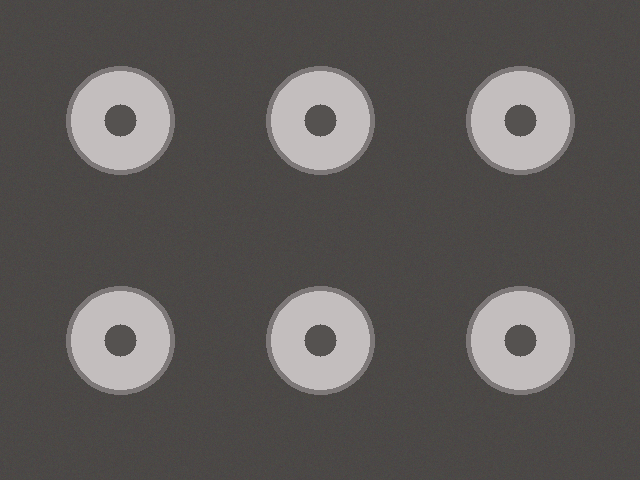
#> input picture module4_machineVision_cv-industrial-workshop/images/industrial/tray_reference.png, 640 x 480 px, found by its file name; its folder holds 5 pictures in this run; the run also reads 1 picture not shown here
$ jupyter execute --allow-errors 06_industrial_tasks.ipynb   (older library calls are emulated)
#> lines starting #> are read from the running program, lines starting #| are printed output that depends on the picture; after the words box and inside, x2 and y2 are one past the last pixel; in counts of white or black regions, pixels touching at a corner belong together
### module4_machineVision_cv-industrial-workshop/scripts/vision_camera.py
"""
vision_camera.py : แหล่งภาพที่ใช้ร่วมกันทุก Workshop
  file   = ภาพจากไฟล์
  emu    = กล้อง Basler จำลอง (ไม่ต้องมีกล้องจริง)
  basler = กล้อง Basler จริง (GigE / USB)
  webcam = webcam สำรอง

ทุกแหล่งมีคำสั่งเหมือนกัน:  frame = src.read()   และ   src.close()
frame ที่ได้เป็นภาพสี BGR (numpy array) ส่งเข้า OpenCV ได้ทันที
"""
import os

# เปิดกล้องจำลองไว้เสมอ (ไม่กระทบกล้องจริง) จึงสลับ emu กับ basler ได้โดยไม่ต้อง Restart
os.environ.setdefault('PYLON_CAMEMU', '1')

import cv2
import numpy as np

# โฟลเดอร์ images/ ของ repo (ใช้ได้ไม่ว่าจะรันจากโฟลเดอร์ไหน)
IMG_DIR = os.path.join(os.path.dirname(os.path.abspath(__file__)), "..", "images")


def img_path(name):
    """คืน path เต็มของไฟล์ภาพตัวอย่างใน images/"""
    return name if os.path.exists(name) else os.path.join(IMG_DIR, name)


# [45 lines left out: functions imread_url, set_param, pick_device, not called in this run]

class FileSource:
    # [4 lines left out: function __init__, not called in this run]

    def read(self):
        return self.img.copy()

    def close(self):
        pass


class WebcamSource:
    # [7 lines left out: function __init__, not called in this run]

    def read(self):
        ok, frame = self.cap.read()
        return frame if ok else None

    def close(self):
        self.cap.release()


class BaslerSource:
    # [58 lines left out: functions __init__, read, not called in this run]

    def close(self):
        self.cam.StopGrabbing()
        self.cam.Close()


# [24 lines left out: functions add_source_args, open_source, fit_to_screen, not called in this run]


def use_thai_font():
    """ตั้งฟอนต์ไทยให้ matplotlib ทั้ง notebook (ทั้ง show() และกราฟที่วาดเอง)
    เลือกเฉพาะฟอนต์ที่มีในเครื่องจริง: Windows = Tahoma / Leelawadee UI, Mac = Thonburi / Tahoma"""
    import logging
    import warnings
    try:
        import matplotlib.pyplot as plt
        from matplotlib import font_manager
    except ImportError:
        return
    have = {f.name for f in font_manager.fontManager.ttflist}
    thai = [f for f in ("Tahoma", "Thonburi", "Leelawadee UI", "Noto Sans Thai",
                        "Sarabun", "Loma") if f in have]
    plt.rcParams["font.family"] = thai + ["DejaVu Sans"]
    logging.getLogger("matplotlib.font_manager").setLevel(logging.ERROR)
    warnings.filterwarnings("ignore", message="Glyph .* missing from font")


use_thai_font()   # เรียกทันทีที่ import vision_camera


def show(*imgs, titles=None, size=6):
    """แสดงภาพใน Jupyter Notebook (แปลง BGR เป็น RGB ให้อัตโนมัติ)"""
    import logging
    import warnings
    import matplotlib.pyplot as plt
    # ฟอนต์ที่มีภาษาไทย: Windows = Tahoma / Leelawadee UI, Mac = Thonburi
    # เลือกเฉพาะฟอนต์ไทยที่มีในเครื่องนี้จริง จึงไม่มีข้อความ findfont ... not found
    from matplotlib import font_manager
    have = {f.name for f in font_manager.fontManager.ttflist}
    thai = [f for f in ("Tahoma", "Leelawadee UI", "Thonburi", "Noto Sans Thai") if f in have]
    plt.rcParams["font.family"] = thai + ["DejaVu Sans"]
    warnings.filterwarnings("ignore", message="Glyph")
    warnings.filterwarnings("ignore", message="findfont")
    logging.getLogger("matplotlib.font_manager").setLevel(logging.ERROR)  # findfont มาทาง logging ไม่ใช่ warnings
    n = len(imgs)
    fig, axes = plt.subplots(1, n, figsize=(size * n, size * 0.75))
    axes = [axes] if n == 1 else axes
    for i, (ax, im) in enumerate(zip(axes, imgs)):
        if im.ndim == 2:
            ax.imshow(im, cmap="gray", vmin=0, vmax=255)
        else:
            ax.imshow(cv2.cvtColor(im, cv2.COLOR_BGR2RGB))
        if titles:
            ax.set_title(titles[i])
        ax.axis("off")
    plt.tight_layout()
    plt.show()


# [23 lines left out: function grab_one, not called in this run]


def put_label(img, text, org=(10, 30), scale=0.8, color=(0, 255, 255)):
    cv2.putText(img, text, org, cv2.FONT_HERSHEY_SIMPLEX, scale, (0, 0, 0), 4)
    cv2.putText(img, text, org, cv2.FONT_HERSHEY_SIMPLEX, scale, color, 2)


# ---------------------------------------------------------------
# สำหรับ Notebook 02b: เล่นกับกล้องจำลอง
# ---------------------------------------------------------------
# [28 lines left out: function grab_emu, not called in this run]


class EmuLine:
    """สายการผลิตจำลอง: กล้องจำลองส่งภาพจากโฟลเดอร์ทีละภาพ ทุกครั้งที่สั่ง Trigger
    ใช้แบบ:  line = EmuLine("line")  ->  frame = line.trigger()  ->  line.close()"""

    # [27 lines left out: functions __init__, trigger, not called in this run]

    def close(self):
        self.cam.StopGrabbing()
        self.cam.Close()


# [17 lines left out: function simulate_real, not called in this run]


class SimpleHOG:
    # HOG แบบเขียนเอง ใช้แทน cv2.HOGDescriptor ที่ไม่มีใน OpenCV 5  (ภาพ 64x48, cell 8, block 2x2, 9 ทิศ)
    def __init__(self, cell=8, bins=9):
        self.cell, self.bins = cell, bins

    # [32 lines left out: functions compute, make_hog, not called in this run]

### module4_machineVision_cv-industrial-workshop/notebooks/06_industrial_tasks.ipynb
# งานตรวจในโรงงาน 4 แบบ ที่ไม่ได้ดูแค่สี
Workshop ก่อนหน้าแยกวัตถุด้วย**สี** ซึ่งใช้ได้กับงานบางส่วนเท่านั้น งานจริงส่วนใหญ่เป็นแบบนี้:

| งาน | เทคนิค | ใช้กับ |
|---|---|---|
| 1. ตรวจสิ่งแปลกปลอม / ชิ้นหาย | เทียบกับภาพอ้างอิง (Reference) | ถาดบรรจุ, แผงวงจร, ชิ้นงานในจิ๊ก |
| 2. ตรวจฉลากสินค้า | หาตำแหน่ง (Template matching) + เทียบกับฉลากต้นแบบ + OCR | ฉลาก, กล่อง, การพิมพ์วันที่ |
| 3. นับและแยกชนิดชิ้นงาน | Threshold + แยกชิ้นที่ติดกัน + รูปทรง | น็อต แหวน ชิ้นส่วนโลหะ |
| 4. วัดขนาด | หาขอบ + สอบเทียบ พิกเซล → มิลลิเมตร | ตรวจมิติ |

ทุกวิธีเป็น Traditional CV ใช้กับ**ชิ้นงานที่หน้าตาคงที่ ในจิ๊กที่ยึดตำแหน่ง และแสงที่คุมได้** ซึ่งคือสภาพของสถานีตรวจส่วนใหญ่

[cell 1]
import sys, os, time
sys.path.insert(0, os.path.abspath("../scripts"))
import cv2
import numpy as np
from vision_camera import show, img_path, put_label
IND = img_path("industrial")                      # โฟลเดอร์ภาพตัวอย่างงานอุตสาหกรรม
def load(name):
#> called with name = 'tray_reference.png'
    return cv2.imread(os.path.join(IND, name))
#> returned value is the input picture: shape (480, 640, 3); mean B, G, R 87.9, 89.6, 92.9
print("พร้อม  ภาพตัวอย่าง:", len(os.listdir(IND)), "ไฟล์")

## 1. ตรวจสิ่งแปลกปลอมและชิ้นหาย: เทียบกับภาพอ้างอิง
**หลักการ:** ถ่ายภาพถาดที่ถูกต้องเก็บไว้ 1 ภาพ (Reference / Golden sample) แล้วทุกถาดใหม่ให้**ลบภาพ**กัน ส่วนที่ต่างคือสิ่งที่ไม่ควรมี หรือสิ่งที่หายไป
ใช้ได้กับสิ่งแปลกปลอม**ทุกสี ทุกรูปร่าง** แม้ไม่เคยเห็นมาก่อน เพราะไม่ได้หาสิ่งแปลกปลอม แต่หา "สิ่งที่ไม่เหมือนภาพอ้างอิง"

**เงื่อนไข:** กล้องและชิ้นงานต้องอยู่ตำแหน่งเดิมทุกครั้ง (จิ๊กยึด) และแสงคงที่

[cell 2]
ref = load("tray_reference.png")
show(ref, titles=["ภาพอ้างอิง: ถาดที่ถูกต้อง"], size=5)

def compare_to_reference(img, ref, diff_threshold=20, min_area=120):
    """คืน (ภาพผล, รายการความต่าง)  แต่ละความต่างบอกว่า 'เกินมา' หรือ 'หายไป'"""
#> called with diff_threshold = 20, min_area = 120
    g1 = cv2.GaussianBlur(cv2.cvtColor(img, cv2.COLOR_BGR2GRAY), (5, 5), 0)
    g0 = cv2.GaussianBlur(cv2.cvtColor(ref, cv2.COLOR_BGR2GRAY), (5, 5), 0)
    diff = cv2.absdiff(g1, g0)                                  # ส่วนที่ต่างจากภาพอ้างอิง
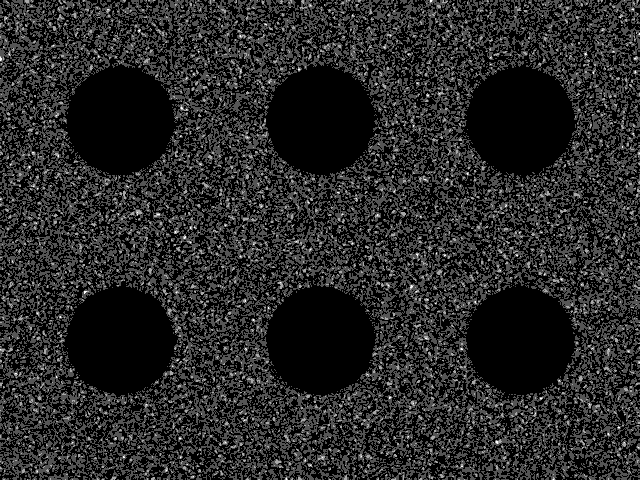
#> diff: shape (480, 640); min 0, max 3, mean 0.462; drawn with min black and max white
    _, mask = cv2.threshold(diff, diff_threshold, 255, cv2.THRESH_BINARY)
#> mask: shape (480, 640); every value is 0
    mask = cv2.dilate(mask, np.ones((5, 5), np.uint8))          # รวมพิกเซลที่ต่างให้เป็นชิ้นเดียวกัน (เส้นผมบางก็ยังอยู่)
    contours, _ = cv2.findContours(mask, cv2.RETR_EXTERNAL, cv2.CHAIN_APPROX_SIMPLE)
#> contours = []
    out = img.copy(); findings = []
    for c in contours:
        if cv2.contourArea(c) < min_area:
            continue
        x, y, w, h = cv2.boundingRect(c)
        roi = (slice(y, y + h), slice(x, x + w))
        # ภาพอ้างอิงตรงนี้เคยมีชิ้นงาน (สว่าง) = หายไป  ถ้าเดิมเป็นพื้นถาด = มีของแปลกปลอมเพิ่มมา
        kind = "หายไป" if g0[roi].mean() > 120 else "สิ่งแปลกปลอม"
        color = (0, 165, 255) if kind == "หายไป" else (0, 0, 255)
        cv2.rectangle(out, (x, y), (x + w, y + h), color, 3)
        findings.append((kind, int(cv2.contourArea(c)), (x, y, w, h)))
#> this loop made 0 passes
#> after the loop, findings = []
#| tray_01_clean.png      -> OK
    return out, findings, diff

#> (the rest of this cell did not finish here and is left out)

#> call 2 of show, with size = 4
#> in show (call 2), `plt.show()`:
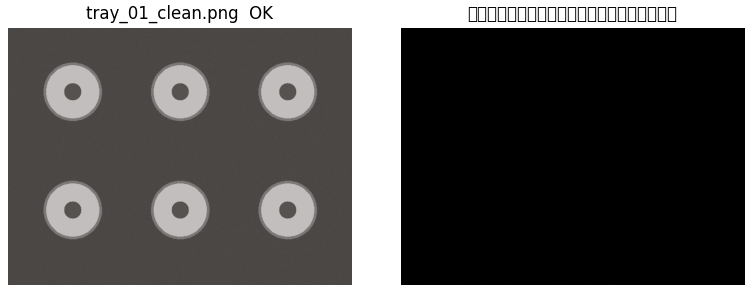
#> figure drawn by matplotlib, 2 panels
#> pass 2 of the loop `for name in ["tray_01_clean.png", "tray_02_screw.png", "tray_03_hair.p..`:
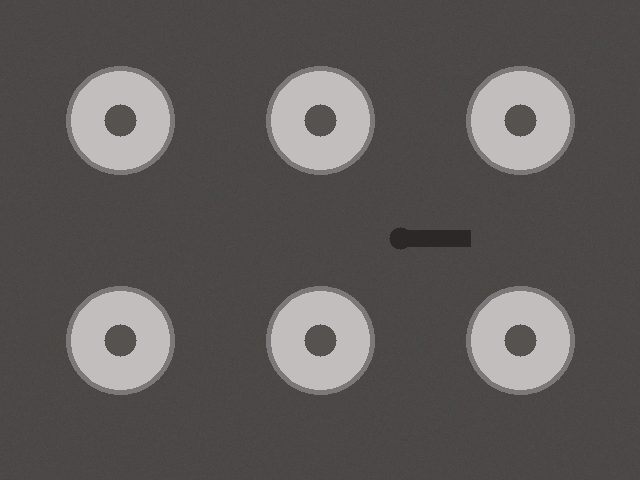
#> input picture module4_machineVision_cv-industrial-workshop/images/industrial/tray_02_screw.png, 640 x 480 px, found by its file name
#> in load, returned value is the input picture: shape (480, 640, 3); mean B, G, R 87.8, 89.4, 92.8
#> in compare_to_reference (call 2), `mask = cv2.dilate(mask, np.ones((5, 5), np.uint8))`:
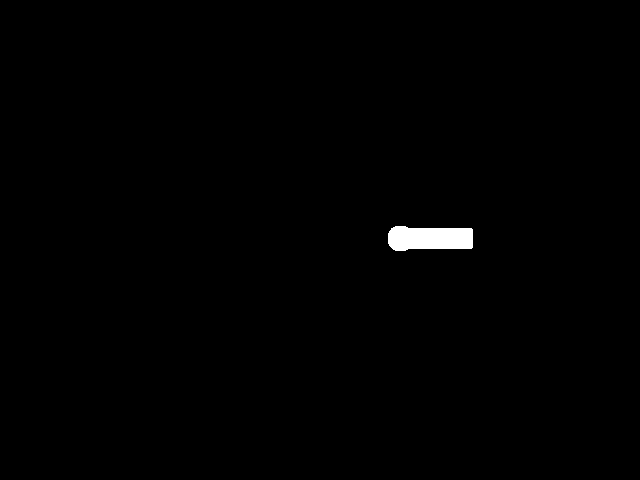
#> mask: shape (480, 640); 0.59% white; 1 white region
#> contours = 1 contour; box (x1, y1, x2, y2) and area: (388, 226, 473, 251) 1714
#> the loop in compare_to_reference (call 2), `for c in contours:` made 1 pass
#> (x, y, w, h, kind, color) on pass 1: (388, 226, 85, 25, 'สิ่งแปลกปลอม', (0, 0, 255))
#> after the loop in compare_to_reference (call 2), `for c in contours:`: findings = [('สิ่งแปลกปลอม', 1713, (388, 226, 85, 25))]
#| tray_02_screw.png      -> NG: สิ่งแปลกปลอม (1713 px)
#> in show (call 3), `plt.show()`:
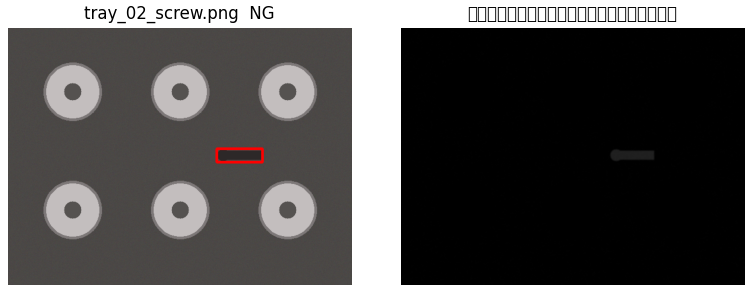
#> figure drawn by matplotlib, 2 panels
#> pass 3 of the loop `for name in ["tray_01_clean.png", "tray_02_screw.png", "tray_03_hair.p..`:
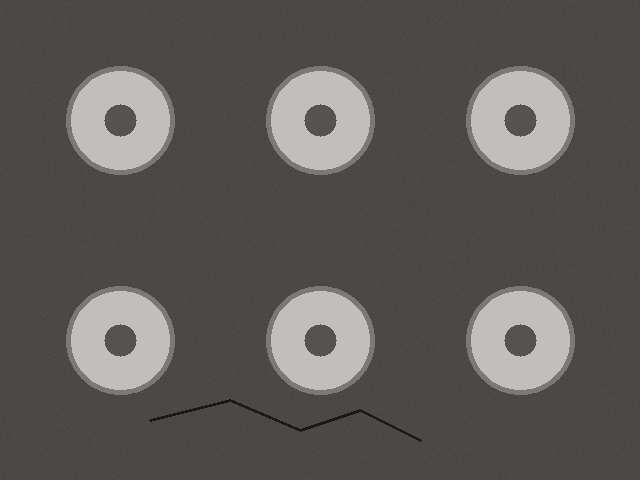
#> input picture module4_machineVision_cv-industrial-workshop/images/industrial/tray_03_hair.png, 640 x 480 px, found by its file name
#> in load, returned value is the input picture: shape (480, 640, 3); mean B, G, R 87.8, 89.4, 92.8
#> in compare_to_reference (call 3), `mask = cv2.dilate(mask, np.ones((5, 5), np.uint8))`:
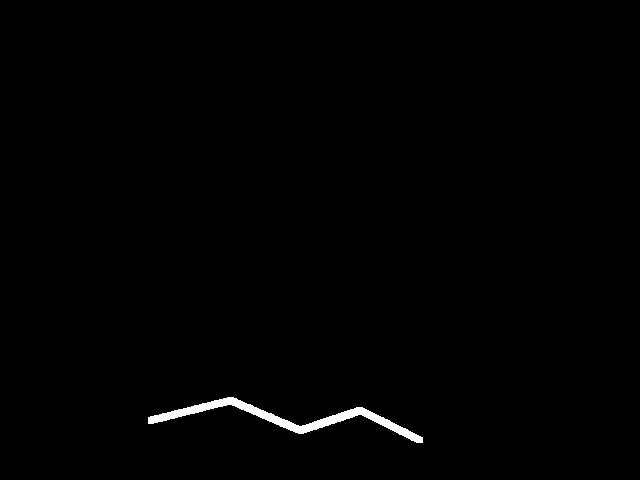
#> mask: shape (480, 640); 0.75% white; 1 white region
#> contours = 1 contour; box (x1, y1, x2, y2) and area: (148, 397, 423, 443) 2028
#> the loop in compare_to_reference (call 3), `for c in contours:` made 1 pass
#> (x, y, w, h, kind, color) on pass 1: (148, 397, 275, 46, 'สิ่งแปลกปลอม', (0, 0, 255))
#> after the loop in compare_to_reference (call 3), `for c in contours:`: findings = [('สิ่งแปลกปลอม', 2028, (148, 397, 275, 46))]
#| tray_03_hair.png       -> NG: สิ่งแปลกปลอม (2028 px)
#> in show (call 4), `plt.show()`:
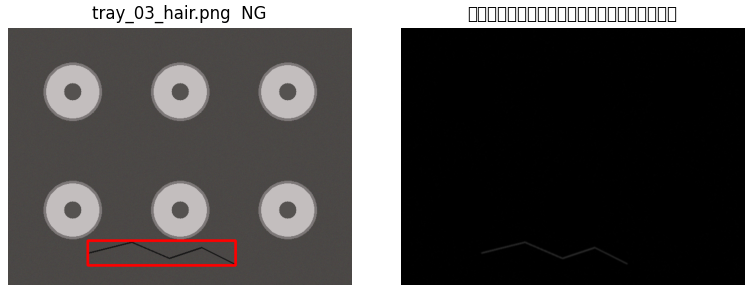
#> figure drawn by matplotlib, 2 panels

**สังเกต:** เส้นผมบางๆ ก็จับได้ เพราะเทียบทีละพิกเซล  แต่วิธีนี้**ไวต่อการขยับ** ถ้าถาดเลื่อนไป 5 พิกเซล ทุกชิ้นจะกลายเป็น "ต่าง" หมด
**ลองเอง:** เปลี่ยน `diff_threshold` เป็น 8 และ 60 ดูว่าจุดรบกวนและเส้นผมเปลี่ยนอย่างไร

## 2. ตรวจฉลากสินค้า: ตรงกับที่ออกแบบไว้ไหม
ตรวจ 3 ชั้น เหมือนสถานีตรวจฉลากจริง
1. **มีฉลากไหม อยู่ตรงไหน** หาด้วย Template matching จากฉลากต้นแบบ
2. **การพิมพ์ครบไหม** ตัดฉลากออกมาเทียบกับต้นแบบ (วิธีเดียวกับข้อ 1)
3. **ข้อความถูกไหม** อ่านด้วย OCR แล้วเทียบกับที่ควรเป็น (เช่น ชื่อสินค้า และต้องมี EXP)

[cell 3]
import pytesseract, shutil, difflib
WIN = r"C:\Program Files\Tesseract-OCR\tesseract.exe"
if shutil.which("tesseract") is None and os.path.exists(WIN):
    pytesseract.pytesseract.tesseract_cmd = WIN

golden = load("label_golden.png")
EXPECT_PRODUCT = "PRODUCT A"
#> (the rest of this cell did not finish here and is left out)

**สังเกต:**
- ฉลาก**เอียง 7 องศา** ระบบบอก "ไม่พบฉลาก" เพราะ Template matching ไม่ทนต่อการหมุน  ในงานจริงแก้ได้ 2 ทาง: ใช้จิ๊กยึดชิ้นงานให้ตรง (ถูกและเสถียรที่สุด) หรือใช้วิธีหาฉลากที่ทนการหมุน (เช่น feature matching) ซึ่งซับซ้อนขึ้น
- รอยเปื้อนจับได้จากการเทียบกับต้นแบบ แม้ OCR ยังอ่านข้อความได้
**ลองเอง:** เปลี่ยน `EXPECT_PRODUCT` เป็น "PRODUCT B" แล้วดูว่าภาพไหนกลายเป็น OK  และลองลด `diff_max` เหลือ 0.001 ดูว่าฉลากที่พิมพ์ชื่อผิดถูกจับได้จากการเทียบภาพด้วยไหม

## 3. นับและแยกชนิดชิ้นงานโลหะ โดยไม่ใช้สี
แหวนกับน็อตสีเดียวกัน แยกด้วยสีไม่ได้  ใช้ **ความสว่าง + รูปทรง** แทน
- Threshold แบบ Otsu แยกโลหะ (สว่าง) ออกจากพื้น (มืด)
- ชิ้นที่**วางติดกัน** แยกด้วย Distance transform + Watershed (ไม่งั้นจะนับเป็นชิ้นเดียว)
- แยกชนิดด้วย**ขนาดรู**: แหวนรูใหญ่ น็อตรูเล็ก (ลักษณะที่วัดได้แม้ชิ้นงานติดกัน)

[cell 4]
def count_parts(img, peak_frac=0.5, hole_min=280):
    gray = cv2.cvtColor(img, cv2.COLOR_BGR2GRAY)
    _, bw = cv2.threshold(cv2.GaussianBlur(gray, (5, 5), 0), 0, 255, cv2.THRESH_BINARY + cv2.THRESH_OTSU)
    cs, _ = cv2.findContours(bw, cv2.RETR_EXTERNAL, cv2.CHAIN_APPROX_SIMPLE)
    filled = np.zeros_like(bw); cv2.drawContours(filled, cs, -1, 255, -1)       # ชิ้นงานแบบอุดรู
    holes = cv2.bitwise_and(filled, cv2.bitwise_not(bw))                          # เฉพาะรูตรงกลาง

    # แยกชิ้นที่ติดกัน: Distance transform หา "ใจกลาง" ของแต่ละชิ้น แล้ว Watershed แบ่งเขต
    dist = cv2.distanceTransform(filled, cv2.DIST_L2, 5)
    _, peaks = cv2.threshold(dist, peak_frac * dist.max(), 255, 0)
    peaks = peaks.astype(np.uint8)
    sure_bg = cv2.dilate(filled, np.ones((9, 9), np.uint8))
    n_markers, markers = cv2.connectedComponents(peaks)
    markers = markers + 1
    markers[(sure_bg == 255) & (peaks == 0)] = 0        # บริเวณที่ยังไม่รู้ว่าเป็นของชิ้นไหน ให้ Watershed ตัดสิน
    markers = cv2.watershed(img, markers)

    out = img.copy(); counts = {"washer": 0, "nut": 0}
    for label_id in range(2, n_markers + 1):
        region = markers == label_id
        if region.sum() < 300:
            continue
        hole_area = int((holes[region] > 0).sum())
        kind = "washer" if hole_area > hole_min else "nut"
        counts[kind] += 1
        ys, xs = np.where(region)
        color = (0, 255, 0) if kind == "washer" else (0, 200, 255)
        out[markers == -1] = (0, 0, 255)                                           # เส้นแบ่งของ Watershed
        put_label(out, f"{kind[0].upper()} hole {hole_area}", org=(int(xs.min()), int(ys.min()) - 4), scale=0.45, color=color)
    return out, counts, bw

#> (the rest of this cell did not finish here and is left out)

**สังเกต:** ชิ้นที่วางติดกัน ถ้านับจาก Threshold ตรงๆ จะได้ก้อนเดียว Watershed ช่วยแยกออกจากกัน แต่ถ้าซ้อนทับกันมากก็ยังแยกไม่ได้ ในไลน์จริงจึงมักมีกลไกเกลี่ยชิ้นงานให้กระจายก่อนเข้ากล้อง
**ลองเอง:** เปลี่ยน `peak_frac` เป็น 0.3 และ 0.8 ดูว่าการแยกชิ้นที่ติดกันเปลี่ยนไปอย่างไร (ต่ำไป = ชิ้นติดกันไม่แยก  สูงไป = ชิ้นเดียวถูกตัดเป็นหลายชิ้น)

## 4. วัดขนาดเป็นมิลลิเมตร
กล้องเห็นเป็น**พิกเซล** ต้องสอบเทียบ (Calibrate) ด้วยวัตถุที่รู้ขนาดจริง เช่น เหรียญ หรือแผ่นสอบเทียบ แล้วได้ค่า **พิกเซลต่อมิลลิเมตร** จากนั้นวัดชิ้นงานอื่นในภาพเดียวกันได้
ใช้ได้เมื่อ: ชิ้นงานแบนและอยู่ระยะเดียวกับวัตถุสอบเทียบ (ระยะต่างกัน = ขนาดต่อพิกเซลต่างกัน)

[cell 5]
img = load("measure_01.png")
#> (the rest of this cell did not finish here and is left out)

**สังเกต:** ค่าที่วัดได้ละเอียดแค่ประมาณ 1 พิกเซล (ที่นี่ 0.1 มม.) ถ้าต้องการวัดละเอียดกว่านี้ต้องเพิ่มพิกเซลต่อมิลลิเมตร คือซูมเข้า (FOV เล็กลง) หรือใช้กล้องละเอียดขึ้น ตรงกับการคำนวณในวันแรก และงานวัดที่แม่นจริงมักใช้ **เลนส์ Telecentric** (ไม่มีการย่อ-ขยายตามระยะ) กับไฟส่องจากด้านหลัง (Backlight) ให้ขอบคม

## สรุป: เลือกวิธีตามงาน

| ถ้าโจทย์คือ | ใช้ | ต้องมี |
|---|---|---|
| มีอะไรแปลกปลอม / ขาดไหม | เทียบภาพอ้างอิง | จิ๊กยึดตำแหน่ง แสงคงที่ |
| พิมพ์/ฉลากถูกไหม | Template + เทียบต้นแบบ + OCR | ฉลากต้นแบบ, ตำแหน่งไม่เอียง |
| มีกี่ชิ้น ชนิดไหน | Threshold + Watershed + รูปทรง | ชิ้นงานไม่ซ้อนกัน |
| ขนาดเท่าไร | สอบเทียบ px/mm | วัตถุสอบเทียบ ระยะคงที่ |
| หน้าตาไม่คงที่ ตำหนิหลากหลาย | **AI (Classification / Detection)** | ภาพตัวอย่างจำนวนมาก |

ทั้ง 4 วิธีใช้ฟังก์ชันไม่กี่ตัวของ OpenCV และรันได้ในหลักสิบมิลลิวินาที ซึ่งเพียงพอกับไลน์ผลิตส่วนใหญ่
